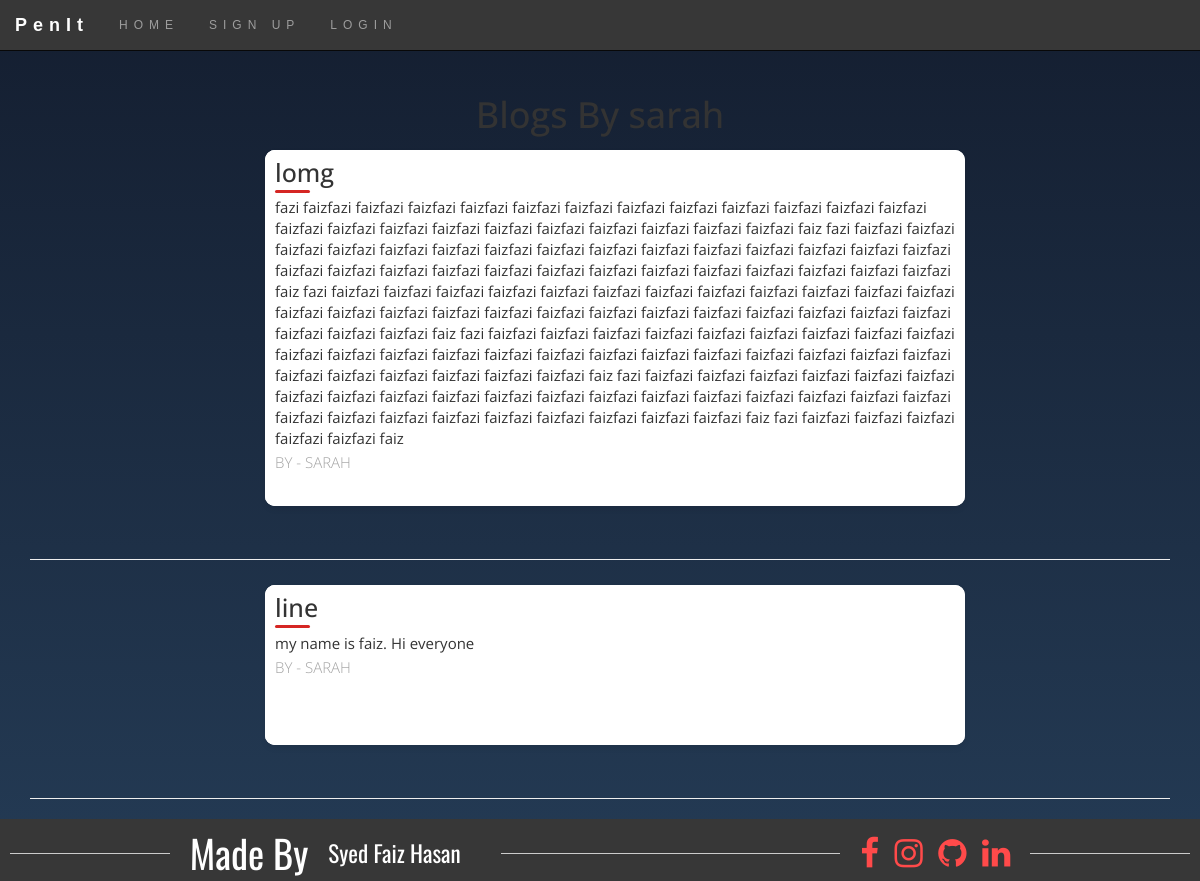
/blogs/7, run on the app's committed database.
### blogs/models.py (models this page shows, shortened)
class Blog(models.Model):
    title = models.CharField(max_length=250)
    pub_date = models.DateTimeField()
    body = models.TextField()
    hunter = models.ForeignKey(User,on_delete=models.CASCADE)

### blogs/views.py (the view)
# urls.py: path('<int:blog_id>',views.detail,name='detail'),
def detail(request,blog_id):
    x = Blog.objects
    blog = get_object_or_404(Blog,pk=blog_id)
    return render(request,'detail.html',{'blog':blog,'x':x})

### templates/detail.html (shortened to what this page needs)
{% extends 'base.html' %}
{% block content %}
<center>
  <h1>Blogs By {{ blog.hunter.username }}</h1>
  </center>
  {% for i in x.all %}
{% if blog.hunter.username == i.hunter.username %}
<section class="section is-primary">
  <div class="container">
        <div class="blog-card">
          <div class="description">
            <h1>{{ i.title }}</h1>
            <p>
              {{ i.body }}
            </p>
            <h2>By - {{ i.hunter.username }}</h2>
            <br>
          </div>
        </div>
    </div>
</section>
<br>
<hr>
{% endif %}
  {% endfor %}
{% endblock %}

### templates/style.css (style rules this page uses)
html { height: 100%; }
body { margin:0; padding:0; font-family: sans-serif; background: linear-gradient(#141e30, #243b55); }

### templates/base.html (style rules this page uses)
* { box-sizing: border-box; }
html, body { height: 100%; }
body { font: 11px "Open Sans", sans-serif; -webkit-font-smoothing: antialiased; -moz-osx-font-smoothing: grayscale; margin: auto; display: -webkit-box; display: flex; -webkit-box-orient: vertical; -webkit-box-direction: normal; flex-flow: column nowrap; -webkit-box-pack: justify; justify-content: space-between; }
.blog-card { display: flex; flex-direction: column; margin: 0.5rem auto; box-shadow: 0 3px 7px -1px rgba(0, 0, 0, 0.1); margin-bottom: 1.6%; background: #fff; line-height: 1.4; border-radius: 10px; overflow: hidden; z-index: 0; }
.blog-card .description { padding: 1rem; background: #fff; position: relative; z-index: 1; }
.blog-card .description:before { content: ""; border-radius: 10px; background: #fff; width: 100%; position: absolute; top: -10px; left: 0; bottom: 0; z-index: -1; }
.blog-card .description h1 { line-height: 1; margin: 0; font-size: 2.5rem; }
.blog-card .description h2 { font-size: 1.5rem; font-weight: 300; text-transform: uppercase; color: #a2a2a2; margin-top: 5px; }
.blog-card p { position: relative; margin: 1rem 0 0; font-size: 1.5rem; }
.blog-card p:first-of-type { margin-top: 1.25rem; }
.blog-card p:first-of-type:before { content: ""; position: absolute; height: 5px; background: #5ad67d; width: 35px; top: -0.75rem; border-radius: 3px; text-align:left; height: 3px; border-radius: 50px; background: #d52623; }
@media (min-width: 640px) { .blog-card { flex-direction: row; max-width: 700px; min-height: 160px } }
@media (min-width: 640px) { .blog-card .description { flex-basis: 100%; } }
@media (min-width: 640px) { .blog-card .description:before { content: ""; border-radius: 10px; background: #fff; width: 30px; position: absolute; left: -10px; top: 0; bottom: 0; z-index: -1; } }

### data on the page
Blog: hunter.username "sarah", title "lomg", body "fazi faizfazi faizfazi faizfazi faizfazi faizfazi faizfazi faizfazi faizfazi faizfazi faizfazi faizfazi faizfazi faizfazi faizfazi faizfazi faizfazi faizfazi faizfazi faizfazi faizfazi faizfazi faizfazi faiz fazi faizfazi faizfazi faizfazi faizfazi faizfazi faizfazi faizfazi faizfazi faizfazi faizfazi faizfazi faizfazi faizfazi faizfazi faizfazi faizfazi faizfazi faizfazi faizfazi faizfazi faizfazi faizfazi faizfazi faizfazi faizfazi faizfazi faizfazi faizfazi faiz fazi faizfazi faizfazi faizfazi faizfazi faizfazi faizfazi faizfazi faizfazi faizfazi faizfazi faizfazi faizfazi faizfazi faizfazi faizfazi faizfazi faizfazi faizfazi faizfazi faizfazi faizfazi faizfazi faizfazi faizfazi faizfazi…", hunter.username "SARAH"
Blog: title "line", body "my name is faiz. Hi everyone", hunter.username "SARAH"
